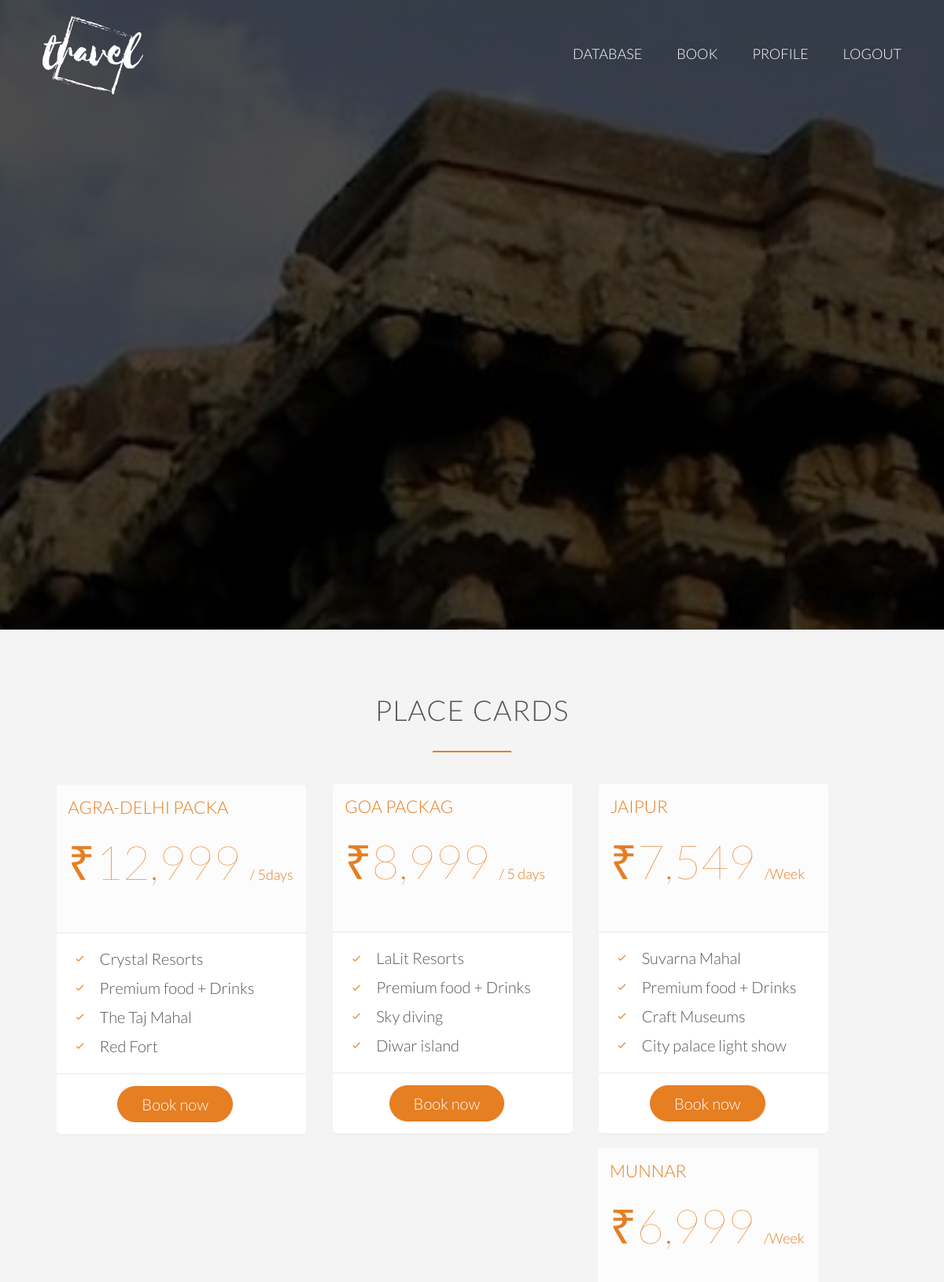
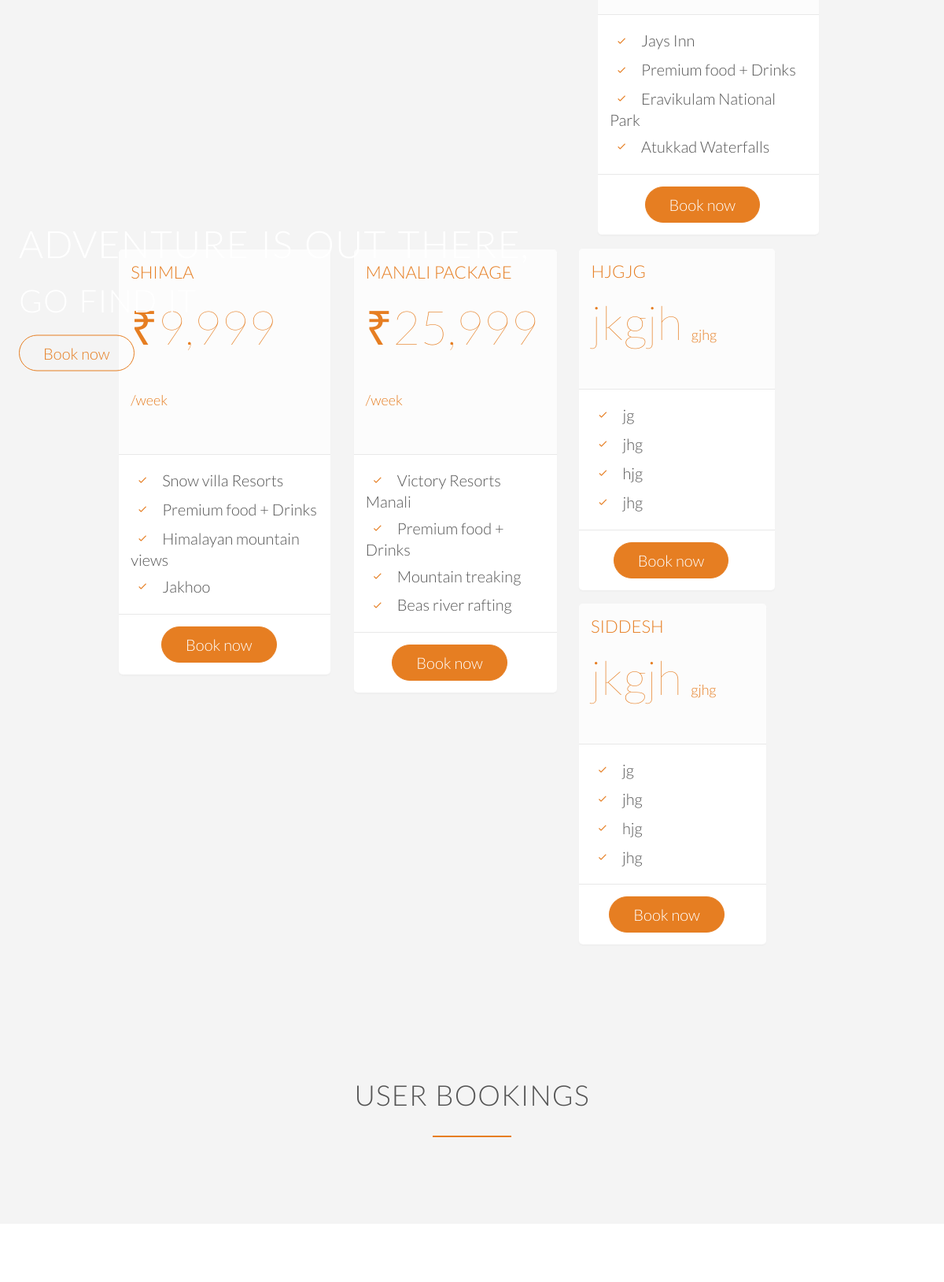
/admin1/ (signed in, upper part), run on the app's committed database (2 pictures, top to bottom).
### blog/models.py (models this page shows, shortened)
class Places(models.Model):
    id = models.CharField(primary_key=True,max_length=10)
    name = models.CharField(max_length=100)
    price = models.CharField(max_length=100)
    per = models.CharField(max_length=100)
    adv1 = models.CharField(max_length=100)
    adv2 = models.CharField(max_length=100)
    adv3 = models.CharField(max_length=100)
    adv4 = models.CharField(max_length=100)
    amount = models.IntegerField(default=0)

### blog/views.py (the view)
# urls.py: path('admin1/', views.user_admin, name='users-admin'),
@login_required
def user_admin(request):
    context = {
        'places': Places.objects.all(),
        'books': Book.objects.all(),
        'comm': comment.objects.all()
    }
    return render(request, 'blog/admin.html', context)

### blog/templates/blog/admin.html (shortened to what this page needs)
{% extends "blog/index.html" %}
{% block auth-index %}
{% load static %}
  <header>
      <nav>
          <div class="row">
              <img src="{% static "resources/img/logo-white.png"%}" alt="Travel logo" class="logo">
              <ul class="main-nav js--main-nav">
                <li><a href="/admin">Database</a></li>
                  <li><a href="#plans">Book</a></li>
                  <li><a href="{% url 'users-profile'%}">Profile</a></li>
                  <li><a href="{% url 'users-logout'%}">Logout</a></li>
              </ul>
          </div>
      </nav>
      <div class="hero-text-box">
          <h1 class="title0" >Adventure is out there,</h1>
          <h1 class="sub0"> Go find it</h1>
          <a class="btn btn-ghost js--scroll-to-plans" href="#">Book now</a>
          </div>
</header>
  <section class="section-plans js--section-plans" id="plans">
      <div class="row">
          <h2>Place cards</h2>
      </div>
      {% for i in places %}
      <div class="row">
          <div class="col span-1-of-3">
              <div class="plan-box js--wp-4">
                  <div>
                      <a href="{% url 'post-detail'  i.id %}"><h3>{{ i.name }}</h3></a>
                      <p class="plan-price">{{ i.price }} <span>{{ i.per }}</span></p>
                      <br>
                      </div>
                  <div>
                      <ul>
                          <li><i class="ion-ios-checkmark-empty icon-small"></i>{{ i.adv1 }}</li>
                          <li><i class="ion-ios-checkmark-empty icon-small"></i>{{ i.adv2 }}</li>
                          <li><i class="ion-ios-checkmark-empty icon-small"></i>{{ i.adv3 }}</li>
                          <li><i class="ion-ios-checkmark-empty icon-small"></i>{{ i.adv4 }}</li>
                      </ul>
                  </div>
                  <div >
                      <a href="{% url 'users-cards'%}" class="btn btn-full"  id="book-button" >Book now</a>
                  </div>
              </div>
          </div>
        {% endfor %}
  </section>
  <section class="section-plans js--section-plans" id="plans">
      <div class="row">
          <h2>User Bookings</h2>
      </div>
  </section>
<section>
</section>
{% endblock %}

### blog/templates/blog/index.html (shortened to what this page needs)
{% load static %}
<!DOCTYPE html>
<html lang="en">
    <head>
        <link rel="stylesheet" type="text/css" href="{% static "vendors/css/normalize.css"%}">
        <link rel="stylesheet" type="text/css" href="{% static "vendors/css/grid.css"%}">
        <link rel="stylesheet" type="text/css" href="{% static "vendors/css/ionicons.min.css"%}">
        <link rel="stylesheet" type="text/css" href="{% static "vendors/css/animate.css"%}">
        <link rel="stylesheet" type="text/css" href="{% static "resources/css/style.css"%}">
        <link rel="stylesheet" type="text/css" href="{% static "resources/css/queries.css"%}">
    </head>
    <body>
        {% if user.is_authenticated %}
         {% block auth-index %} {% endblock %}
        {% else %}
         {% block content %} {% endblock %}
        {% endif %}
    </body>
</html>

### blog/static/resources/css/style.css (style rules this page uses)
* { margin: 0; padding: 0; box-sizing: border-box; }
html, body { background-color: #fff; color: #555; font-family: 'Lato', 'Arial', sans-serif; font-weight: 300; font-size: 20px; text-rendering: optimizeLegibility; overflow-x: hidden; }
.row { max-width: 1140px; margin: 0 auto; }
section { padding: 80px 0; }
h1, h2, h3 { font-weight: 300; text-transform: uppercase; }
h1 { margin-top: 0; margin-bottom: 20px; color: #fff; font-size: 240%; word-spacing: 4px; letter-spacing: 1px; }
h2 { font-size: 180%; word-spacing: 2px; text-align: center; margin-bottom: 30px; letter-spacing: 1px; }
h3 { font-size: 110%; margin-bottom: 15px; }
h2:after { display: block; height: 2px; background-color: #e67e22; content: " "; width: 100px; margin: 0 auto; margin-top: 30px; }
.icon-small { display: inline-block; width: 30px; text-align: center; color: #e67e22; font-size: 120%; margin-right: 10px; line-height: 120%; vertical-align: middle; margin-top: -5px; }
a:link, a:visited { color: #e67e22; text-decoration: none; padding-bottom: 1px; border-bottom: 1px solid #e67e22; -webkit-transition: border-bottom 0.2s, color 0.2s; transition: border-bottom 0.2s, color 0.2s; }
.btn:link, .btn:visited, input[type=submit] { display: inline-block; padding: 10px 30px; font-weight: 300; text-decoration: none; border-radius: 200px; -webkit-transition: background-color 0.2s, border 0.2s, color 0.2s; transition: background-color 0.2s, border 0.2s, color 0.2s; }
.btn-full:link, .btn-full:visited, input[type=submit] { background-color: #e67e22; border: 1px solid #e67e22; color: #fff; margin-right: 15px; }
.btn-ghost:link, .btn-ghost:visited { border: 1px solid #e67e22; color: #e67e22; }
header { background-image: -webkit-linear-gradient(rgba(0, 0, 0, 0.7), rgba(0, 0, 0, 0.7)), url(img/hero.jpg); background-image: linear-gradient(rgba(0, 0, 0, 0.7), rgba(0, 0, 0, 0.7)), url(img/hero.jpg); background-size: cover; background-position: center; height: 100vh; background-attachment: fixed; }
.hero-text-box { position: absolute; width: 1140px; top: 50%; left: 50%; -webkit-transform: translate(-50%, -50%); -ms-transform: translate(-50%, -50%); transform: translate(-50%, -50%); }
.hero-text-box .title0 { animation-name: moveInLeft; animation-duration: 1s; animation-timing-function: ease-in; backface-visibility: hidden; }
.hero-text-box .sub0 { animation-name: moveInRight; animation-duration: 1s; animation-timing-function: ease-in; backface-visibility: hidden; font-size: 40px; }
.logo { height: 100px; width: auto; float: left; margin-top: 20px; }
.main-nav { float: right; list-style: none; margin-top: 55px; }
.main-nav li { display: inline-block; margin-left: 40px; }
.main-nav li a:link, .main-nav li a:visited { padding: 8px 0; color: #fff; text-decoration: none; text-transform: uppercase; font-size: 90%; border-bottom: 2px solid transparent; -webkit-transition: border-bottom 0.2s; transition: border-bottom 0.2s; }
.section-plans { background-color: #f4f4f4; }
.plan-box { background-color: #fff; border-radius: 5px; width: 90%; margin-left: 5%; box-shadow: 0 2px 2px #efefef; }
.plan-box div { padding: 15px; border-bottom: 1px solid #e8e8e8; }
.plan-box div:first-child { background-color: #fcfcfc; border-top-left-radius: 5px; border-top-right-radius: 5px; }
.plan-box div:last-child { text-align: center; border: 0; }
.plan-price { font-size: 300%; margin-bottom: 10px; font-weight: 100; color: #e67e22; }
.plan-price span { font-size: 30%; font-weight: 300; }
.plan-box ul { list-style: none; }
.plan-box ul li { padding: 5px 0; }
.js--wp-4 { -webkit-animation-duration: 1s; animation-duration: 1s; }

### blog/static/resources/css/queries.css (style rules this page uses)
@media only screen and (max-width: 1200px) { .hero-text-box { width: 100%; padding: 0 2%; } }
@media only screen and (max-width: 1200px) { .row { padding: 0 2%; } }

### data on the page
Places: name "AGRA-DELHI PACKA", price "₹12,999", per "/ 5days", adv1 "Crystal Resorts", adv2 "Premium food + Drinks", adv3 "The Taj Mahal", adv4 "Red Fort"
Places: name "GOA PACKAG", price "₹8,999", per "/ 5 days", adv1 "LaLit Resorts", adv2 "Premium food + Drinks", adv3 "Sky diving", adv4 "Diwar island"
Places: name "JAIPUR", price "₹7,549", per "/Week", adv1 "Suvarna Mahal", adv2 "Premium food + Drinks", adv3 "Craft Museums", adv4 "City palace light show"
Places: name "MUNNAR", price "₹6,999", per "/Week", adv1 "Jays Inn", adv2 "Premium food + Drinks", adv3 "Eravikulam National Park", adv4 "Atukkad Waterfalls"
Places: name "SHIMLA", price "₹9,999", per "/week", adv1 "Snow villa Resorts", adv2 "Premium food + Drinks", adv3 "Himalayan mountain views", adv4 "Jakhoo"
Places: name "MANALI PACKAGE", price "₹25,999", per "/week", adv1 "Victory Resorts Manali", adv2 "Premium food + Drinks", adv3 "Mountain treaking", adv4 "Beas river rafting"
Places: name "HJGJG", price "jkgjh", per "gjhg", adv1 "jg", adv2 "jhg", adv3 "hjg", adv4 "jhg"
Places: name "SIDDESH", price "jkgjh", per "gjhg", adv1 "jg", adv2 "jhg", adv3 "hjg", adv4 "jhg"
